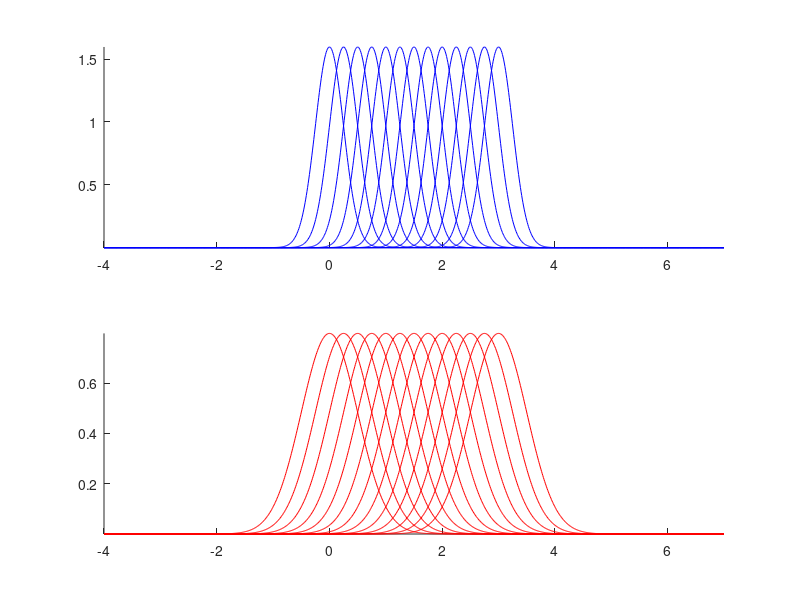

MATLAB code for this plot: (Note: this script raises an error after producing the figure.)
function run_normative_model

%% initialize 
fprintf('--------------\nRunning normative model simulations...\n');

%define mean of target distribution
muTlow = 0:.25:3;

% contrast widths
sigmaLow = 1;
sigmaHigh = 2;

% target scaling factor
f = .25;

%index of distribution used in previous plots
indTarget = find(muTlow == 1.5);

% visualize pdfs
x = linspace(min(muTlow)-2*sigmaHigh,max(muTlow)+2*sigmaHigh,1000);
for i = 1:length(muTlow)
    subplot(2,1,1); hold on;
    plot(x,normpdf(x,muTlow(i),sigmaLow*f),'b');
    axis tight;
    subplot(2,1,2); hold on;
    plot(x,normpdf(x,muTlow(i),sigmaHigh*f),'r');
    axis tight;
end



%% generate results for all values of muT
resFile = './_data/normative_model.mat';
%resFile = 'discriminability.mat';


%-----generate results for muTlow = 1.5------%
[res,p] = varianceSims(muTlow(indTarget),sigmaLow,sigmaHigh,f);

%% plot figures used in Cosyne abstract
plotFigs_CFA(res); drawnow;



%% generate res for all target means
if ~exist(resFile)
    fprintf('Simulating different target volumes...\n');
    for i = 1:length(muTlow)
        rr(i) = varianceSims(muTlow(i),sigmaLow,sigmaHigh,f);
    end
    save(resFile,'rr','-v7.3');
else
    fprintf('Loading simulation results...\n');
    load(resFile);
end




%% compare performance metrics
nLevels = 16;
times = 1:50;
iT = 1:length(times);
bins = -.5:(nLevels-.5);
bb = [bins,nLevels+.5,nLevels+1.5]-1;

% precompute distributions for each contrast, volume, time
for j = 1:length(rr)
    for i=1:numel(iT)
        
        % distributions
        targetDist(:,j,i,1) = rr(j).buffer.yT(50+times(iT(i)),:);
        targetDist(:,j,i,2) = rr(j).buffer.yT(100+times(iT(i)),:);
        noiseDist(:,j,i,1) = rr(j).buffer.yB(50+times(iT(i)),:);
        noiseDist(:,j,i,2) = rr(j).buffer.yB(100+times(iT(i)),:);
        
        % during each run, what was the gain?
        gain(:,j,i,1) = rr(j).buffer.k(50+times(iT(i)),:);
        gain(:,j,i,2) = rr(j).buffer.k(100+times(iT(i)),:);
        
    end
end

% decision rule: criterion that optimizes performance
% across all volumes and times
for i = 1:2
    allT = targetDist(:,:,:,i);
    allB = noiseDist(:,:,:,i);
    
    allVals = [allT(:); allB(:)];
    trueVals = [ones(size(allT(:))); zeros(size(allB(:)))];
    
    % try criterion to optimize detection
    crits = 0:16;
    for j = 1:length(crits)
        pred = allVals > crits(j);
        pc(j) = mean(pred == trueVals);
    end
    [~,mxi] = max(pc);
    crit(i) = crits(mxi);
    
end

contrastTimes = [50 100];
for j = 1:length(rr)
    for i=1:numel(iT)
        for k = 1:2
            
            % distributions for this condition
            tDist = squeeze(targetDist(:,j,i,k));
            nDist = squeeze(noiseDist(:,j,i,k));

            % roc values
            [~,~,roc(j,i,k)] = computeROC(nDist,tDist);
            
            % KL divergence
            dkl(j,i,k) = rr(j).buffer.Dkl(contrastTimes(k)+times(iT(i)),2);
            
            % distribution overlap
            doverlap(j,i,k) = rr(j).buffer.Dkl(contrastTimes(k)+times(iT(i)),1);
            
            % criterion decision rule
            allResp = [tDist; nDist];
            labels = [ones(size(tDist)); zeros(size(nDist))];
            pred = allResp > crit(1);
            fa(j,i,k) = mean(pred(labels==0));
            hr(j,i,k) = mean(pred(labels==1));
            perf(j,i,k) = mean(pred == labels);
            
        end
    end
end


% fit curves to each psychometric function
fprintf('Fitting model psychometric functions... '); tic;
metrics = {'roc','dkl','doverlap','perf'};
for m = 1:length(metrics)
    for i = 1:length(iT)
        for j = 1:2
            
            x = muTlow';
            eval(sprintf('y = squeeze(%s(:,i,j));',metrics{m}));
            [prms(m,i,j,:), mdl, thresh(m,i,j), sense(m,i,j), ~, ~,thresh75(m,i,j)] = ...
                fitLogGrid(x,y,[],[],[],.75);
            slope(m,i,j) = max(diff(y)./diff(x));
            
        end
    end
end
toc;

            


% plot graphs for each metric
tI = 1:25;
tcolors{1} = [ones(length(tI),1) ...
              linspace(.8,0,length(tI))' ...
              linspace(.8,0,length(tI))'];
tcolors{2} = [linspace(.8,0,length(tI))'...
              linspace(.8,0,length(tI))'...
              ones(length(tI),1)];
mmarks = linspace(.25,3,length(muTlow));
g = squeeze(mean(gain,[1 2]));


% colors
cols = [1 0 0; 0 0 1];
cols_lite = [1 .6 .6;
             .6 .6 1];

%plot discriminability versus target mean
f2 = figure(21); clf; hold on; 
mi = find(contains(metrics,'doverlap'));
times = 1:5:26;
for i=1:numel(times)
    subplot(3,numel(times),i);hold on;
    x = muTlow'; xf = linspace(min(x),max(x),100);
    
    % high contrast
    y = doverlap(:,times(i),1);
    pp(i,1,:) = squeeze(prms(mi,times(i),1,:));
    tr(i,1) = thresh(mi,times(i),1);
    sl(i,1) = slope(mi,times(i),1);
    plot(x,y,'.','color',cols_lite(1,:),'markersize',10);
    plot(xf,mdl(pp(i,1,:),xf),'color',cols(1,:),'linewidth',1);
    plot([tr(i,1) tr(i,1)],[.5 mdl(pp(i,1,:),tr(i,1))],...
         '--','color',cols(1,:),'linewidth',1);
    
    % low contrast
    y = doverlap(:,times(i),2);
    pp(i,2,:) = squeeze(prms(mi,times(i),2,:));
    tr(i,2) = thresh(mi,times(i),2);
    sl(i,2) = slope(mi,times(i),2);
    plot(x,y,'.','color',cols_lite(2,:),'markersize',10);
    plot(xf,mdl(pp(i,2,:),xf),'color',cols(2,:),'linewidth',1);
    plot([tr(i,2) tr(i,2)],[.5 mdl(pp(i,2,:),tr(i,2))],...
         '--','color',cols(2,:),'linewidth',1);
    xlabel('target mean');
    ylabel('discriminability');
    ylim([.6,.9]);xlim([min(muTlow),max(muTlow)])
    plotPrefs;
    
    subplot(3,numel(times),numel(times)+i);
    b = bar([2 1],tr(i,:),'FaceColor','flat');
    b.CData(1,:) = cols(2,:);
    b.CData(2,:) = cols(1,:);
    ylabel('Threshold'); ylim([0 2.5]);
    plotPrefs
    
    subplot(3,numel(times),numel(times)*2+i);
    b = bar([2 1],sl(i,:),'FaceColor','flat');
    b.CData(1,:) = cols(2,:);
    b.CData(2,:) = cols(1,:);
    ylabel('Slope'); ylim([0 .2]);
    plotPrefs;
    
    
end
saveFigPDF(f2,[900 400],'./_plots/_psychCurvesDT.pdf');


%% subplot for each target mean over time
f11 = figure(11); clf; hold on;

% color map
cw = [1,1,1];
cr = [1,0,0];
cb = [0,0,1];
cRL = [];cBL = [];
for i=1:15
    cRL = [cRL;cw+(cr-cw)*i./(numel(muTlow)+3)];
    cBL = [cBL;cw+(cb-cw)*i./(numel(muTlow)+3)];
end
cmap(:,:,1) = cBL;
cmap(:,:,2) = cRL;

for i = 1:numel(muTlow)
    
    subplot(4,4,i); hold on;
    clear d;
    d(1,:) = [rr(i).buffer.Dkl(95:100,1);rr(i).buffer.Dkl(1:50,1)];
    d(2,:) = [rr(i).buffer.Dkl(45:50,1);rr(i).buffer.Dkl(51:100,1)];
   
    plot([0 0],[.5 .9],'k--');
    title(sprintf('Target mu = %3.2f',muTlow(i)));
    
    for j = 1:size(d,1)
        
        % plot
        clear DD;
        DD = d(j,:);
        plot(-5:50,DD,'linewidth',2,'color',cmap(i+2,:,j));
        
    end
    plotPrefs;
        
end
saveFigPDF(f11,[800 700],'./_plots/_discriminabilityDTperMu.pdf');






%% nonlinearity slopes over time
times = 1:50;
nT = numel(times);
x0 = linspace(-10,10,100);
ind = 4;
sigmaNoise = p.rs_noise01.sigmaNoise; % noise added to spike
                                      % response
nLevels = 16; % max spikes per time bin?
tI = [100 50]; % contrast index over time

% make nonlinearity at each timepoint for plotting
clear rV;
for i=1:nT
    
    t = times(i);
    
    % low variance
    [~,rV(1,i,:)] = encodeWithDiscrete(x0, mean(res.buffer.k(100+t,:),2), ...
                                       mean(res.buffer.x0(100+t,:),2), ...
                                       0,nLevels);
    % high variance
    [~,rV(2,i,:)] = encodeWithDiscrete(x0, mean(res.buffer.k(100+t,:),2), ...
                                       mean(res.buffer.x0(100+t,:),2), ...
                                       0,nLevels);
    
end


%% gain plots (k)

f12 = figure(12); clf;
cc = {'b','r'};
ksamps = 40;
for i = 1:2
    
    subplot(2,3,2:3); hold on;
    ts = mean(res.buffer.k(tI(i):tI(i)+ksamps,:),2);
    
    %if i == 2
%    ts = -ts;
        % end
    %ts = normalize(ts,'range');
    
    plot(ts,'color',cc{i},'LineWidth',1);

    
    % find half 'max'
    halfMax = range(ts)/2 + min(ts);
    [~,mi] = min(abs(ts - halfMax));
    plot([mi mi],[0 ts(mi)],'--','color',cc{i},'linewidth',1);
    plot(mi,ts(mi),'o','color',cc{i},'linewidth',1);
    xlabel('Time (samples)');
    ylabel('Gain'); 
    plotPrefs; axis tight; ylim([.2 1]);
    
    halfRange(i) = mi;
    
end

subplot(2,3,6);
b = bar([1 2],halfRange,'FaceColor','flat');
b.CData(1,:) = cols(2,:);
b.CData(2,:) = cols(1,:);
ylabel('Timesteps to Half-Range'); ylim([0 11]);


% plot nonlinearities
subplot(2,3,1); hold on;
mRV = squeeze(rV(1,:,:));
times = 1:15;
nt = length(times);
alphas = linspace(.1,1,nt);
for i = 1:nt
    ph = plot(x0,mRV(i,:),'b');
    ph.Color(4) = alphas(i);
end
xlabel('signal'); ylabel('response');
plotPrefs;


% plot nonlinearities
subplot(2,3,4); hold on;
mRV = squeeze(rV(2,:,:));
for i = 1:nt
    ph = plot(x0,mRV(i,:),'r');
    ph.Color(4) = alphas(i);
end
xlabel('signal'); ylabel('response');
plotPrefs;
saveFigPDF(f12,[450 275],'./_plots/deltaGain.pdf');



%% summary
mu_lo = 1.5;
mu_hi = 2.25;
cols = [0 0 1; 1 0 0];
cols_lite = [.8 .8 1; 1 .8 .8];

% extract each time course
dd(:,1) = [rr(muTlow == mu_lo).buffer.Dkl(95:100,1);...
          rr(muTlow == mu_lo).buffer.Dkl(1:50,1)];
dd(:,2) = [rr(muTlow == mu_hi).buffer.Dkl(45:50,1);...
          rr(muTlow == mu_hi).buffer.Dkl(51:100,1)];
kk(:,1) = mean([rr(muTlow == mu_lo).buffer.k(95:100,:);...
                rr(muTlow == mu_lo).buffer.k(1:50,:)],2);
kk(:,2) = mean([rr(muTlow == mu_hi).buffer.k(45:50,:);...
                rr(muTlow == mu_hi).buffer.k(51:100,:)],2);

% time sampling, etc
t = -5:50;
tI = t>=0;
p0 = [.7 .1 4];
yy = dd;

% plot discriminability and fit
f12 = figure(12); clf;
subplot(3,3,[1 2]); hold on
for i = 1:2
    [prm(:,i),emdl,tau(i)] = fitExpGrid(t(tI),movmean(yy(tI,i),2),p0);
    plot(t,yy(:,i),'.','markersize',10,'color',cols_lite(i,:));
    plot(t(tI),emdl(prm(:,i),t(tI)),'color',cols(i,:),'linewidth',1);
end
axis tight; ylim([.65 .85]);
plot([0 0],ylim,'k--'); plotPrefs;
ylabel('Discriminability'); xlabel('Time (steps)');

% plot gain
subplot(3,3,[4 5]); hold on
for i = 1:2
    plot(t,kk(:,i),'-','color',cols(i,:));
end
axis tight; ylim([.35 .9]);
plot([0 0],ylim,'k--');
ylabel('Gain');
xlabel('Time (steps)');
plotPrefs;

% plot psychometric function near full adaptation
clear sl pp tr;
adaptT = 26;
mi = 3;
mdl = fitLogGrid();
subplot(3,3,7); hold on;
cI = [2 1]; % contrast is reversed
clear pp;
for i = 1:2
    y = doverlap(:,adaptT,cI(i));
    pp(i,:) = squeeze(prms(mi,adaptT,cI(i),:));
    tr(i) = thresh(mi,adaptT,cI(i));
    sl(i) = slope(mi,adaptT,cI(i));
    plot(x,y,'.','color',cols_lite(i,:),'markersize',10);
    plot(xf,mdl(pp(i,:),xf),'color',cols(i,:),'linewidth',1);
    plot([tr(i) tr(i)],[.5 mdl(pp(i,:),tr(i))],...
         '--','color',cols(i,:),'linewidth',1);
end
xlabel('Target Mean');
ylabel('Discriminability');
ylim([.6,.9]);xlim([min(muTlow),max(muTlow)])
plotPrefs;

% plot threshold
subplot(3,3,3);
b = bar([1 2],tr,'FaceColor','flat');
b.CData(1,:) = cols(1,:);
b.CData(2,:) = cols(2,:);
ylabel('Threshold');
plotPrefs; ylim([0 2.5]);

% plot slope
subplot(3,3,6);
b = bar([1 2],sl,'FaceColor','flat');
b.CData(1,:) = cols(1,:);
b.CData(2,:) = cols(2,:);
ylabel('Slope');
plotPrefs;  ylim([0 .15]);

% plot tau
subplot(3,3,9); hold on;
b = bar([1 2],tau,'FaceColor','flat');
b.CData(1,:) = cols(1,:);
b.CData(2,:) = cols(2,:);
ylabel('\tau (steps)');
plotPrefs; ylim([0 15]);

saveFigPDF(f12,[350 300],'./_plots/_model_summary.pdf');


%% plot distributions for each time point in the curve
f13 = figure(13); clf; hold on;
cG = [0,120,87]./255;
%iT = [1,5,9];
times = 0:5:26;
iT = 1:length(times);
bins = -.5:(nLevels-.5);
bb = [bins,nLevels+.5,nLevels+1.5]-1;
for i=1:numel(iT)
    subplot(3,length(iT),i+length(iT));hold on;
    hB = histcounts(rr(muTlow == mu_lo).buffer.yB(100+times(iT(i)),:),bins);
    hB = [0,hB./sum(hB),0,0];
    
    hT = histcounts(rr(muTlow == mu_lo).buffer.yT(100+times(iT(i)),:),bins);
    hT = [0,hT./sum(hT),0,0];
    
    stairs(bb,hB,'color',cols(1,:),'linewidth',1)
    stairs(bb,hT,'color',cG,'linewidth',1)
    ylim([0,.6])
    xlabel('spike count k')
    ylabel('P(k)')
    title(sprintf('Sample %d after switch',times(iT(i))));
    plotPrefs;
    
    subplot(3,length(iT),i+2*length(iT));hold on;
    hB = histcounts(rr(muTlow == mu_hi).buffer.yB(50+times(iT(i)),:),bins);
    hB = [0,hB./sum(hB),0,0];
    
    hT = histcounts(rr(muTlow == mu_hi).buffer.yT(50+times(iT(i)),:),bins);
    hT = [0,hT./sum(hT),0,0];
    
    stairs(bb,hB,'color',cols(2,:),'linewidth',1)
    stairs(bb,hT,'color',cG,'linewidth',1)
    ylim([0,.6])
    xlabel('spike count k')
    ylabel('P(k)')
    plotPrefs;
    
end
clite = [.6 .6 1; 1 .6 .6];
subplot(3,length(iT),[1:3]); hold on;
for i = 1:2
    plot(t,yy(:,i),'-','color',clite(i,:),'linewidth',1);
    plot(times,yy(ismember(t,times),i),'o','markersize',10,...
         'color',cols(i,:));
end
axis tight; ylim([.65 .85]);
plot([0 0],ylim,'k--'); plotPrefs;
ylabel('Discriminability'); xlabel('Time (steps)');
saveFigPDF(f13,[900 450],'./_plots/target_noise_dist_dt.pdf');





%% subplot for each target mean over time inverted and normalized


%  %% ROC computation
%  addpath(genpath('~/chris-lab/code_general/'));
%  for i = 1:length(rr)
%      signalD = rr(i).buffer.yT;
%      noiseD = rr(i).buffer.yB;
%      for t = 1:size(signalD,1)
%          [hits,fas,Dauc(i,t)] = computeROC(noiseD(t,:),signalD(t,:));
%      end
%  end
%  
%  
%  f11 = figure(11); clf; hold on;
%  
%  cmap(:,:,1) = cBL;
%  cmap(:,:,2) = cRL;
%  
%  for i = 1:numel(muTlow)
%      
%      subplot(4,4,i); hold on;
%      clear d;
%      d(1,:) = [Dauc(i,95:100) Dauc(i,1:50)];
%      d(2,:) = [Dauc(i,45:50) Dauc(i,51:100)];
%     
%      plot([0 0],[.5 .9],'k--');
%      title(sprintf('Target mu = %3.2f',muTlow(i)));
%      
%      for j = 1:size(d,1)
%          
%          % plot
%          clear DD;
%          DD = d(j,7:end);
%          
%          if j == 2
%              DD = DD;
%          end
%          %DD = normalize(DD,'range');
%          
%          plot(1:50,DD,'linewidth',2,'color',cmap(i+2,:,j));
%          
%      end
%      plotPrefs;
%          
%  end
%  saveFigPDF(f11,[800 700],'./_plots/_discriminabilityDTperMu_norminv.pdf');



%  for m = 1:length(metrics)
%      
%      fig(m) = figure(m); clf;
%      
%      % plot time markers
%      subplot(5,2,1); hold on;
%      for i = 1:length(tI)
%          plot([times(tI(i)) times(tI(i))], [.5 1],'color',tcolors{1}(i,:),...
%               'linewidth',1);
%          plot([times(tI(i)) times(tI(i))], [1.5 2],'color',tcolors{2}(i,:),...
%               'linewidth',1);
%      end
%      xlabel('Time (samples)'); xlim([-1 26]); plotPrefs;
%      
%      % plot volume markers
%      subplot(5,2,2); hold on;
%      for i = 1:length(muTlow)
%          plot([muTlow(i) muTlow(i)], [.5 1],'color',tcolors{1}(end,:),...
%               'linewidth',mmarks(i));
%          plot([muTlow(i) muTlow(i)], [1.5 2],'color',tcolors{2}(end,:),...
%               'linewidth',mmarks(i));
%      end
%      xlabel('Volume'); xlim([-.25 3.25]); plotPrefs;
%      
%      
%      % extract measure
%      eval(sprintf('D = %s;',metrics{m}));
%      
%      % limits
%      ylims = [floor(min(D(:))*10)/10 ceil(max(D(:))*10)/10];
%      
%      % plot psych curves
%      subplot(5,2,[3 4 5 6]); hold on
%      for i = 1:length(tI)
%          plot(muTlow,squeeze(D(:,tI(i),1)),'color',tcolors{1}(i,:));
%      end
%      for i = 1:length(tI)
%          plot(muTlow,squeeze(D(:,tI(i),2)),'color',tcolors{2}(i,:));
%      end
%      xlabel('Volume'); ylabel(sprintf('D_{%s}',metrics{m})); ylim(ylims);
%      plotPrefs;
%      
%      % plot time curves
%      s = subplot(5,2,[7 9]); hold on
%      for i = 1:length(muTlow)
%          plot(times(tI),squeeze(D(i,tI,1)),'color',tcolors{1}(end,:),...
%               'linewidth',mmarks(i));
%          plot(times(tI),squeeze(D(i,tI,2)),'color',tcolors{2}(end,:),...
%               'linewidth',mmarks(i));
%      end
%      xlabel('Time'); ylabel(sprintf('D_{%s}',metrics{m})); ylim(ylims);
%      %s.Position(3) = s.Position(3) / 2;
%      plotPrefs;
%      
%      subplot(5,2,[8]); hold on;
%      plot(g(:,1),squeeze(sense(m,:,1)),'r');
%      plot(g(:,2),squeeze(sense(m,:,2)),'b');
%      xlabel('Gain'); ylabel('Sensitivity'); plotPrefs;
%      
%      subplot(5,2,[10]); hold on;
%      plot(g(:,1),squeeze(slope(m,:,1)),'r');
%      plot(g(:,2),squeeze(slope(m,:,2)),'b');
%      xlabel('Gain'); ylabel('Slope'); plotPrefs;
%      
%      fn = sprintf('./_plots/model_gain_%s.pdf',metrics{m});
%      saveFigPDF(fig(m),[550 1000],fn);
%      
%  
%  end



        
    
    

    
    





%% plot dependence on target (new figs)

%  %generate colormap
%  cw = [1,1,1];
%  cr = [1,0,0];
%  cb = [0,0,1];
%  cRL = [];cBL = [];
%  for i=1:15
%      cRL = [cRL;cw+(cr-cw)*i./(numel(muTlow)+3)];
%      cBL = [cBL;cw+(cb-cw)*i./(numel(muTlow)+3)];
%  end



%  %plot discriminability over time
%  f1 = figure(1); clf; hold on; 
%  for i=1:numel(muTlow)
%      subplot(1,2,1);hold on;plot(-5:50,[D(95:100,i);D(1:50,  i)],'linewidth',2,'color',cBL(i+2,:));
%      subplot(1,2,2);hold on;plot(-5:50,[D(45:50, i);D(51:100,i)],'linewidth',2,'color',cRL(i+2,:));
%  end
%  subplot(1,2,1);
%  xlabel('time after switch from high to low');
%  ylabel('discriminability');
%  xlim([-5,50]);ylim([.5,.9])
%  plotPrefs;
%  
%  subplot(1,2,2);
%  xlabel('time after switch from high to low');
%  ylabel('discriminability');
%  xlim([-5,50]);ylim([.5,.9])
%  set(gcf,'color','w','Position',[200 200 1200 400])
%  plotPrefs;
%  saveFigPDF(f1,[900 300],'./_plots/_offCurvesdMu.pdf');





    
    








    
    
    
    
    